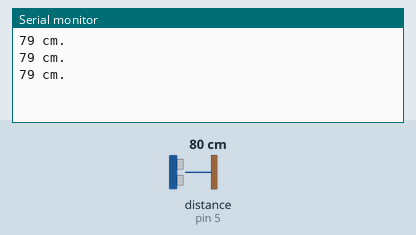
Simulated run of this sketch. Board: Arduino Uno, built with avr-gcc and run on an emulated ATmega328P. Shown: the last lines printed to the serial monitor. Wiring (inferred from the names in the program): ultrasonic range finder: trigger pin 4; echo pin 5. The inputs (shaded band) are chosen by the test bench; at power-on: distance to the obstacle (sensor on pin 5) 80 cm. The echo pulse lasts 58.3 µs per cm.

Above: at 1.3 s.
1.4 s: distance to the obstacle (sensor on pin 5) set to 2 cm
At 1.9 s:
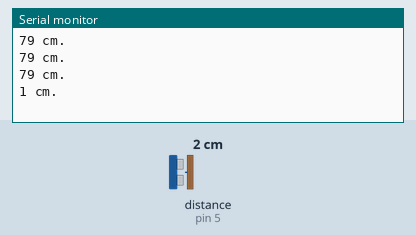
2.9 s: distance to the obstacle (sensor on pin 5) set to 4 cm
At 3.4 s:
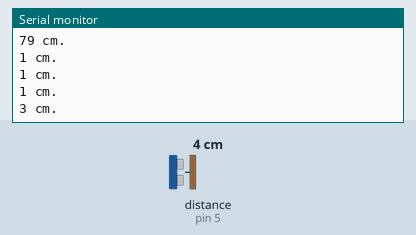
Timing chart, 0 to 5.9 s (numbered marks = the images above; inputs shaded):
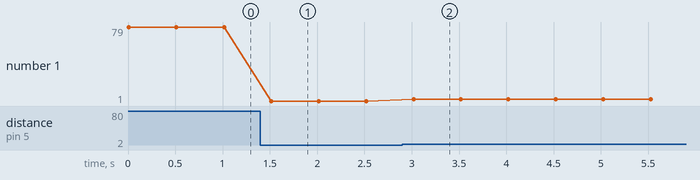

The sketch:

Sensor_sonido_IR_sin_libreria.ino
```cpp
#define trigPin 4
#define echoPin 5

void setup(){
  Serial.begin (9600);
  pinMode(trigPin, OUTPUT);
  pinMode(echoPin, INPUT);
}

void loop(){
  long duracion, distancia ;
  digitalWrite(trigPin, LOW); // Trigger
  delayMicroseconds(5); // Nos aseguramos Trigger esta LOW
  digitalWrite(trigPin, HIGH); // Activamos el pulso de salida
  delayMicroseconds(10); // Esperamos 10µs.
  digitalWrite(trigPin, LOW); // Cortamos el pulso
  duracion = pulseIn(echoPin, HIGH) ;
  distancia = duracion / 2 / 29.1  ;
  Serial.println(String(distancia) + " cm.") ;
  delay (500) ; // Limitamos el número de mediciones
}
```

Measured:
- after the input at 1.4 s, the serial monitor: prints a new line after 0.12 s (image 1)
- after the input at 2.9 s, the serial monitor: prints a new line after 0.12 s (image 2)
- plotted number 1: 79 → 1 after the input at 1.4 s, 1 → 3 after the input at 2.9 s
